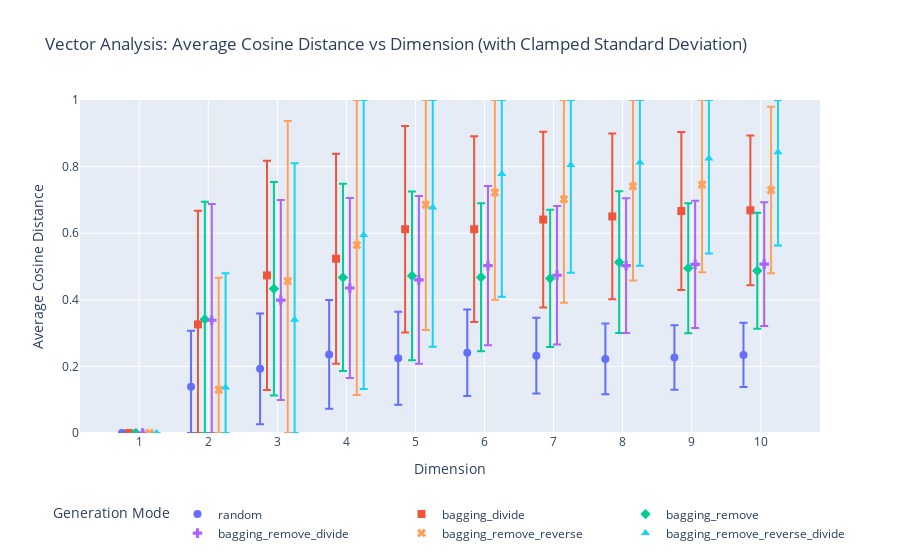

The notebook cell saved with this chart:
### Markdown cell above
# Vector Generation and Analysis Process

To analyze the characteristics of our impact vector generation methods, we will conduct a comprehensive study across different dimensions and generation modes. This process will help us understand how the different generation modes affect the distribution and relationships between the vectors.

## Process Overview

1. **Vector Generation**: 
   - For each dimension (1 to 10) and each of the six generation modes, we will generate 100 vectors.
   - This results in 60 sets of 100 vectors each (10 dimensions × 6 modes).

2. **Cosine Distance Calculation**:
   - For each set of 100 vectors, we will compute the cosine distance between each pair of vectors.
   - The cosine distance is calculated as:

     $\text{cosine\_distance}(A, B) = 1 - \frac{A \cdot B}{\|A\| \|B\|}$

   where $A \cdot B$ is the dot product of vectors A and B, and $\|A\|$ and $\|B\|$ are the magnitudes of vectors A and B respectively.

   - **Important Note**: Since all our generated vectors contain only non-negative values, the cosine distance will always be between 0 and 1. This is because:
     - The dot product of two non-negative vectors is always non-negative.
     - The magnitudes of non-negative vectors are always positive.
     - Therefore, the fraction $\frac{A \cdot B}{\|A\| \|B\|}$ is always between 0 and 1.
     - Subtracting this fraction from 1 gives us a distance that is also between 0 and 1.

3. **Statistical Analysis**:
   - For each set of cosine distances (4950 distances per set, as there are $\binom{100}{2} = 4950$ pairs in 100 vectors), we will compute:
     - The mean cosine distance
     - The standard deviation of the cosine distances

4. **Visualization**:
   - We will create a scatter plot to visualize the results:
     - X-axis: Dimensions (1 to 10)
     - Y-axis: Mean cosine distance
     - Error bars: Representing the standard deviation, clamped to the [0, 1] range
     - Different colors and symbols for each generation mode

## Generation Modes

We will use the following six modes for vector generation, in this order:

1. Random
2. Bagging Divide
3. Bagging Remove
4. Bagging Remove Divide
5. Bagging Remove Reverse
6. Bagging Remove Reverse Divide

## Expected Insights

This analysis will allow us to:
- Understand how the different generation modes affect the similarity/dissimilarity between vectors.
- Observe how the dimensionality of the vectors impacts the distances between them.
- Identify which generation modes produce more diverse or more similar sets of vectors.
- Determine how the variability in distances changes across dimensions and generation modes.

These insights will be crucial for selecting appropriate vector generation methods for different scenarios in our BPMN process impact analysis. The bounded nature of our cosine distances, between 0 and 1 since we allow positive vectors, provides a consistent scale for comparing the different modes and dimensions.

### Code cell
%run impact_stats.py

# Run the analysis and plot the results
results, modes = generate_and_analyze_vectors(num_vectors=100, max_dim=10)
plot_mean_std_intervals_by_dimension(results, modes)

### Figure 1 — Plotly figure (JSON) as saved in the notebook; plotly's stock layout.template omitted (floating-point values rounded to 4 significant figures)
{"data": [{"customdata": [[0, 0, 0], [0.1687, 0, 0.3074], [0.1666, 0.0261, 0.3592], [0.1633, 0.07254, 0.3992], [0.1395, 0.08479, 0.3638], [0.1299, 0.1108, 0.3706], [0.1136, 0.1188, 0.3459], [0.1062, 0.1163, 0.3287], [0.09701, 0.1295, 0.3236], [0.09646, 0.1378, 0.3307]], "error_y": {"array": [0, 0.1687, 0.1666, 0.1633, 0.1395, 0.1299, 0.1136, 0.1062, 0.09701, 0.09646], "arrayminus": [0, 0.1387, 0.1666, 0.1633, 0.1395, 0.1299, 0.1136, 0.1062, 0.09701, 0.09646], "type": "data", "visible": true}, "hovertemplate": "Dimension: %{text}<br>Avg Distance: %{y:.4f}<br>Std Dev: %{customdata[0]:.4f}<br>Lower Bound: %{customdata[1]:.4f}<br>Upper Bound: %{customdata[2]:.4f}<br>Mode: random", "marker": {"color": "#636EFA", "size": 8, "symbol": 0}, "mode": "markers", "name": "random", "text": ["1", "2", "3", "4", "5", "6", "7", "8", "9", "10"], "type": "scatter", "x": [0.75, 1.75, 2.75, 3.75, 4.75, 5.75, 6.75, 7.75, 8.75, 9.75], "y": [0, 0.1387, 0.1927, 0.2359, 0.2243, 0.2407, 0.2323, 0.2225, 0.2266, 0.2343]}, {"customdata": [[0, 0, 0], [0.3411, 0, 0.6673], [0.3445, 0.1288, 0.8179], [0.3154, 0.208, 0.8388], [0.3101, 0.3018, 0.922], [0.279, 0.333, 0.8909], [0.2639, 0.377, 0.9048], [0.2489, 0.4015, 0.8993], [0.2369, 0.4298, 0.9036], [0.2249, 0.4438, 0.8937]], "error_y": {"array": [0, 0.3411, 0.3445, 0.3154, 0.3101, 0.279, 0.2639, 0.2489, 0.2369, 0.2249], "arrayminus": [0, 0.3262, 0.3445, 0.3154, 0.3101, 0.279, 0.2639, 0.2489, 0.2369, 0.2249], "type": "data", "visible": true}, "hovertemplate": "Dimension: %{text}<br>Avg Distance: %{y:.4f}<br>Std Dev: %{customdata[0]:.4f}<br>Lower Bound: %{customdata[1]:.4f}<br>Upper Bound: %{customdata[2]:.4f}<br>Mode: bagging_divide", "marker": {"color": "#EF553B", "size": 8, "symbol": 1}, "mode": "markers", "name": "bagging_divide", "text": ["1", "2", "3", "4", "5", "6", "7", "8", "9", "10"], "type": "scatter", "x": [0.85, 1.85, 2.85, 3.85, 4.85, 5.85, 6.85, 7.85, 8.85, 9.85], "y": [0, 0.3262, 0.4733, 0.5234, 0.6119, 0.612, 0.6409, 0.6504, 0.6667, 0.6688]}, {"customdata": [[0, 0, 0], [0.3528, 0, 0.6944], [0.3202, 0.113, 0.7534], [0.2813, 0.1859, 0.7485], [0.2535, 0.2184, 0.7255], [0.2219, 0.2459, 0.6896], [0.2064, 0.2579, 0.6707], [0.2127, 0.3002, 0.7257], [0.195, 0.2996, 0.6896], [0.1743, 0.3128, 0.6613]], "error_y": {"array": [0, 0.3528, 0.3202, 0.2813, 0.2535, 0.2219, 0.2064, 0.2127, 0.195, 0.1743], "arrayminus": [0, 0.3416, 0.3202, 0.2813, 0.2535, 0.2219, 0.2064, 0.2127, 0.195, 0.1743], "type": "data", "visible": true}, "hovertemplate": "Dimension: %{text}<br>Avg Distance: %{y:.4f}<br>Std Dev: %{customdata[0]:.4f}<br>Lower Bound: %{customdata[1]:.4f}<br>Upper Bound: %{customdata[2]:.4f}<br>Mode: bagging_remove", "marker": {"color": "#00CC96", "size": 8, "symbol": 2}, "mode": "markers", "name": "bagging_remove", "text": ["1", "2", "3", "4", "5", "6", "7", "8", "9", "10"], "type": "scatter", "x": [0.95, 1.95, 2.95, 3.95, 4.95, 5.95, 6.95, 7.95, 8.95, 9.95], "y": [0, 0.3416, 0.4332, 0.4672, 0.4719, 0.4677, 0.4643, 0.5129, 0.4946, 0.487]}, {"customdata": [[0, 0, 0], [0.3495, 0, 0.688], [0.3001, 0.09912, 0.6993], [0.27, 0.1654, 0.7054], [0.2519, 0.2079, 0.7117], [0.2391, 0.2635, 0.7417], [0.2076, 0.2661, 0.6813], [0.2022, 0.3003, 0.7046], [0.191, 0.3153, 0.6973], [0.186, 0.3212, 0.6933]], "error_y": {"array": [0, 0.3495, 0.3001, 0.27, 0.2519, 0.2391, 0.2076, 0.2022, 0.191, 0.186], "arrayminus": [0, 0.3385, 0.3001, 0.27, 0.2519, 0.2391, 0.2076, 0.2022, 0.191, 0.186], "type": "data", "visible": true}, "hovertemplate": "Dimension: %{text}<br>Avg Distance: %{y:.4f}<br>Std Dev: %{customdata[0]:.4f}<br>Lower Bound: %{customdata[1]:.4f}<br>Upper Bound: %{customdata[2]:.4f}<br>Mode: bagging_remove_divide", "marker": {"color": "#AB63FA", "size": 8, "symbol": 3}, "mode": "markers", "name": "bagging_remove_divide", "text": ["1", "2", "3", "4", "5", "6", "7", "8", "9", "10"], "type": "scatter", "x": [1.05, 2.05, 3.05, 4.05, 5.05, 6.05, 7.05, 8.05, 9.05, 10.05], "y": [0, 0.3385, 0.3992, 0.4354, 0.4598, 0.5026, 0.4737, 0.5025, 0.5063, 0.5073]}, {"customdata": [[0, 0, 0], [0.3364, 0, 0.4665], [0.4807, 0, 0.9371], [0.4502, 0.1142, 1], [0.3757, 0.3095, 1], [0.322, 0.4003, 1], [0.311, 0.3911, 1], [0.2835, 0.4577, 1], [0.2624, 0.4828, 1], [0.2499, 0.4799, 0.9797]], "error_y": {"array": [0, 0.3364, 0.4807, 0.4356, 0.3148, 0.2777, 0.2979, 0.2588, 0.2547, 0.2499], "arrayminus": [0, 0.1301, 0.4564, 0.4502, 0.3757, 0.322, 0.311, 0.2835, 0.2624, 0.2499], "type": "data", "visible": true}, "hovertemplate": "Dimension: %{text}<br>Avg Distance: %{y:.4f}<br>Std Dev: %{customdata[0]:.4f}<br>Lower Bound: %{customdata[1]:.4f}<br>Upper Bound: %{customdata[2]:.4f}<br>Mode: bagging_remove_reverse", "marker": {"color": "#FFA15A", "size": 8, "symbol": 4}, "mode": "markers", "name": "bagging_remove_reverse", "text": ["1", "2", "3", "4", "5", "6", "7", "8", "9", "10"], "type": "scatter", "x": [1.15, 2.15, 3.15, 4.15, 5.15, 6.15, 7.15, 8.15, 9.15, 10.15], "y": [0, 0.1301, 0.4564, 0.5644, 0.6852, 0.7223, 0.7021, 0.7412, 0.7453, 0.7298]}, {"customdata": [[0, 0, 0], [0.3432, 0, 0.4795], [0.4699, 0, 0.8099], [0.4618, 0.1324, 1], [0.4176, 0.2592, 1], [0.3684, 0.4093, 1], [0.3238, 0.4812, 1], [0.31, 0.5025, 1], [0.285, 0.5393, 1], [0.2806, 0.5628, 1]], "error_y": {"array": [0, 0.3432, 0.4699, 0.4057, 0.3232, 0.2223, 0.1949, 0.1875, 0.1757, 0.1566], "arrayminus": [0, 0.1364, 0.3401, 0.4618, 0.4176, 0.3684, 0.3238, 0.31, 0.285, 0.2806], "type": "data", "visible": true}, "hovertemplate": "Dimension: %{text}<br>Avg Distance: %{y:.4f}<br>Std Dev: %{customdata[0]:.4f}<br>Lower Bound: %{customdata[1]:.4f}<br>Upper Bound: %{customdata[2]:.4f}<br>Mode: bagging_remove_reverse_divide", "marker": {"color": "#19D3F3", "size": 8, "symbol": 5}, "mode": "markers", "name": "bagging_remove_reverse_divide", "text": ["1", "2", "3", "4", "5", "6", "7", "8", "9", "10"], "type": "scatter", "x": [1.25, 2.25, 3.25, 4.25, 5.25, 6.25, 7.25, 8.25, 9.25, 10.25], "y": [0, 0.1364, 0.3401, 0.5943, 0.6768, 0.7777, 0.8051, 0.8125, 0.8243, 0.8434]}], "layout": {"hovermode": "closest", "legend": {"orientation": "h", "title": {"text": "Generation Mode"}, "x": 0.5, "xanchor": "center", "y": -0.2, "yanchor": "top"}, "title": {"text": "Vector Analysis: Average Cosine Distance vs Dimension (with Clamped Standard Deviation)"}, "xaxis": {"dtick": 1, "tick0": 1, "tickmode": "linear", "title": {"text": "Dimension"}}, "yaxis": {"range": [0, 1], "title": {"text": "Average Cosine Distance"}}}}
